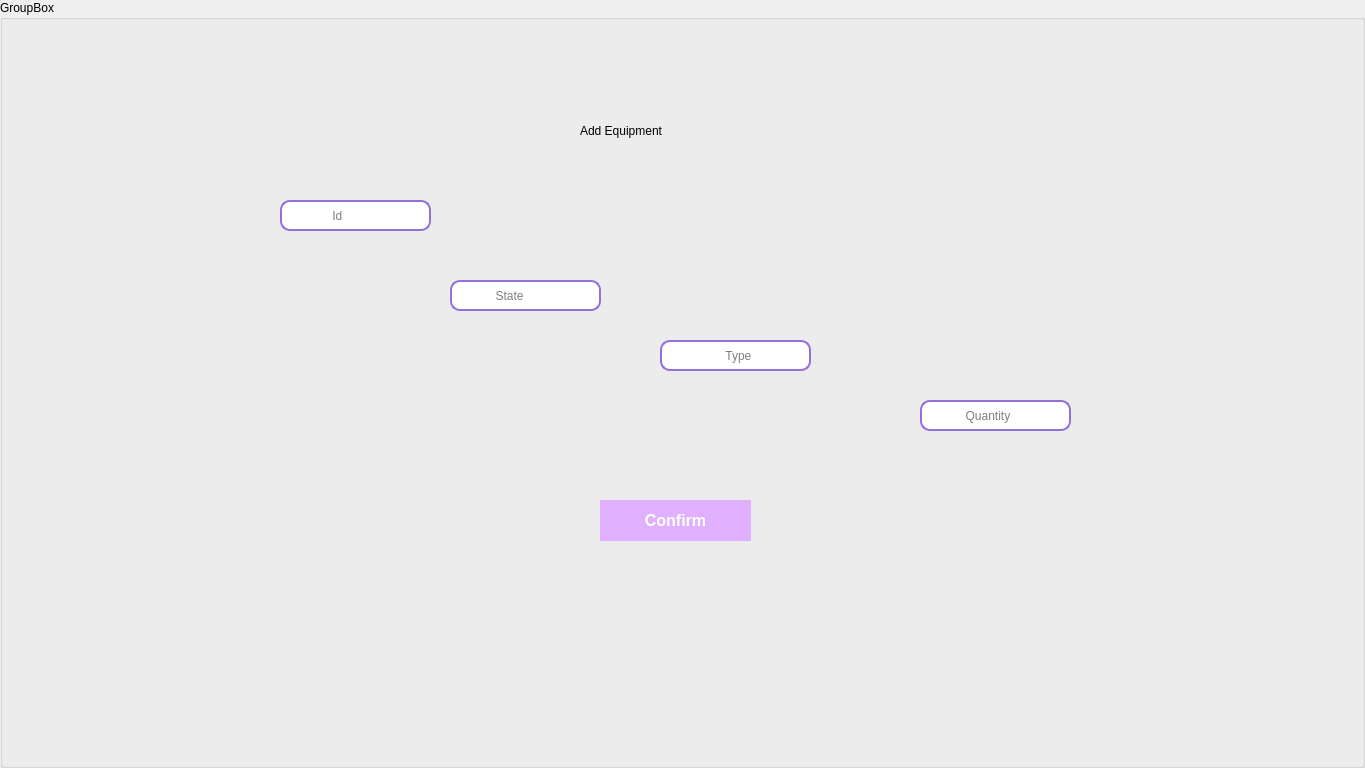
   <widget class="QGroupBox" name="ajout_equipement">
    <property name="geometry">
     <rect>
      <x>2000</x>
      <y>0</y>
      <width>1365</width>
      <height>768</height>
     </rect>
    </property>
    <property name="title">
     <string>GroupBox</string>
    </property>
    <widget class="QLabel" name="label_48">
     <property name="geometry">
      <rect>
       <x>0</x>
       <y>0</y>
       <width>1365</width>
       <height>768</height>
      </rect>
     </property>
     <property name="styleSheet">
      <string notr="true">background-image: url(:/new/prefix1/image/ajout.png);</string>
     </property>
     <property name="text">
      <string/>
     </property>
    </widget>
    <widget class="QLabel" name="label_50">
     <property name="geometry">
      <rect>
       <x>580</x>
       <y>90</y>
       <width>321</width>
       <height>81</height>
      </rect>
     </property>
     <property name="styleSheet">
      <string notr="true">font: 26pt &quot;MV Boli&quot;;
background-color: rgba(255, 255, 255, 0);</string>
     </property>
     <property name="text">
      <string>Add Equipment</string>
     </property>
    </widget>
    <widget class="QLineEdit" name="mdp_18">
     <property name="geometry">
      <rect>
       <x>660</x>
       <y>340</y>
       <width>151</width>
       <height>31</height>
      </rect>
     </property>
     <property name="styleSheet">
      <string notr="true">QLineEdit {
    border: 2px solid #9370DB; /* Bordure mauve */
    border-radius: 10px; /* Coins arrondis */
    padding: 5px; /* Espacement interne */
    background-color: #FFFFFF; /* Couleur de fond */
    color: #000000; /* Couleur du texte */
}

QLineEdit:hover {
    border-color: #7E57C2; /* Bordure mauve foncé au survol */
}

QLineEdit:focus {
    border-color: #5E35B1; /* Bordure mauve foncé lorsqu'il est en focus */
}</string>
     </property>
     <property name="text">
      <string/>
     </property>
     <property name="placeholderText">
      <string>                 Type</string>
     </property>
    </widget>
    <widget class="QPushButton" name="confirmerequipement">
     <property name="geometry">
      <rect>
       <x>600</x>
       <y>500</y>
       <width>151</width>
       <height>41</height>
      </rect>
     </property>
     <property name="styleSheet">
      <string notr="true">QPushButton {
	font: 10pt &quot;MS Shell Dlg 2&quot;;

    border: 2px solid #76B900;
    padding: 10px 20px;
    font-size: 16px;
    font-weight: bold;
    text-transform: uppercase;
    transition: background 0.3s, border 0.3s, color 0.3s;
    background-color: #E0B0FF;
    border-radius: 35px;
    border-color: #E0B0FF; /* Couleur verte transformée en mauve */
    color: rgb(255, 255, 255);
}

QPushButton:hover {
    border-radius: 25px;
    background: purple; /* Couleur noire transformée en blanc */
    color: #fff;
}

QPushButton:pressed {
    background-color: qlineargradient(x1: 0, y1: 0, x2: 1, y2: 1,
                                      stop: 0 #2E2E2E, stop: 0.5 rgb(43, 208, 31), stop: 1 #2E2E2E);
    border-color: white; /* Couleur verte transformée en mauve */
    color: #eee;
}</string>
     </property>
     <property name="text">
      <string>Confirm</string>
     </property>
    </widget>
    <widget class="QLineEdit" name="prenom_12">
     <property name="geometry">
      <rect>
       <x>920</x>
       <y>400</y>
       <width>151</width>
       <height>31</height>
      </rect>
     </property>
     <property name="styleSheet">
      <string notr="true">QLineEdit {
    border: 2px solid #9370DB; /* Bordure mauve */
    border-radius: 10px; /* Coins arrondis */
    padding: 5px; /* Espacement interne */
    background-color: #FFFFFF; /* Couleur de fond */
    color: #000000; /* Couleur du texte */
}

QLineEdit:hover {
    border-color: #7E57C2; /* Bordure mauve foncé au survol */
}

QLineEdit:focus {
    border-color: #5E35B1; /* Bordure mauve foncé lorsqu'il est en focus */
}</string>
     </property>
     <property name="text">
      <string/>
     </property>
     <property name="placeholderText">
      <string>           Quantity</string>
     </property>
    </widget>
    <widget class="QLineEdit" name="prenom_14">
     <property name="geometry">
      <rect>
       <x>280</x>
       <y>200</y>
       <width>151</width>
       <height>31</height>
      </rect>
     </property>
     <property name="styleSheet">
      <string notr="true">QLineEdit {
    border: 2px solid #9370DB; /* Bordure mauve */
    border-radius: 10px; /* Coins arrondis */
    padding: 5px; /* Espacement interne */
    background-color: #FFFFFF; /* Couleur de fond */
    color: #000000; /* Couleur du texte */
}

QLineEdit:hover {
    border-color: #7E57C2; /* Bordure mauve foncé au survol */
}

QLineEdit:focus {
    border-color: #5E35B1; /* Bordure mauve foncé lorsqu'il est en focus */
}</string>
     </property>
     <property name="text">
      <string/>
     </property>
     <property name="placeholderText">
      <string>             Id</string>
     </property>
    </widget>
    <widget class="QLineEdit" name="prenom_18">
     <property name="geometry">
      <rect>
       <x>450</x>
       <y>280</y>
       <width>151</width>
       <height>31</height>
      </rect>
     </property>
     <property name="styleSheet">
      <string notr="true">QLineEdit {
    border: 2px solid #9370DB; /* Bordure mauve */
    border-radius: 10px; /* Coins arrondis */
    padding: 5px; /* Espacement interne */
    background-color: #FFFFFF; /* Couleur de fond */
    color: #000000; /* Couleur du texte */
}

QLineEdit:hover {
    border-color: #7E57C2; /* Bordure mauve foncé au survol */
}

QLineEdit:focus {
    border-color: #5E35B1; /* Bordure mauve foncé lorsqu'il est en focus */
}</string>
     </property>
     <property name="text">
      <string/>
     </property>
     <property name="placeholderText">
      <string>           State</string>
     </property>
    </widget>
   </widget>
